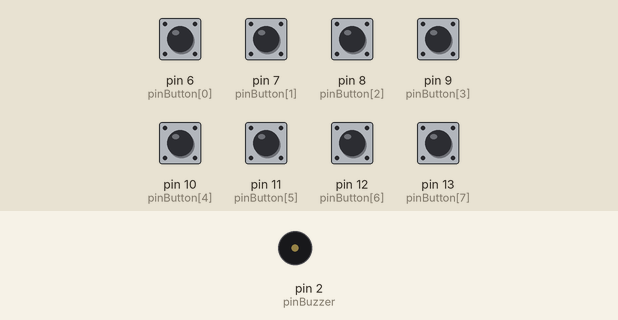
Bench run of a sketch on a simulated Arduino Uno, built with avr-gcc and run on an emulated ATmega328P. Parts: buzzer (waves = sounding). The inputs (shaded band) are chosen by the test bench; at power-on: pin 6 (pinButton[0]), pin 7 (pinButton[1]), pin 8 (pinButton[2]), pin 9 (pinButton[3]), pin 10 (pinButton[4]), pin 11 (pinButton[5]), pin 12 (pinButton[6]), pin 13 (pinButton[7]) LOW.

Above: at 1.2 s.
1.3 s: pin 6 (pinButton[0]) pulled HIGH for 0.15 s
At 1.37 s:
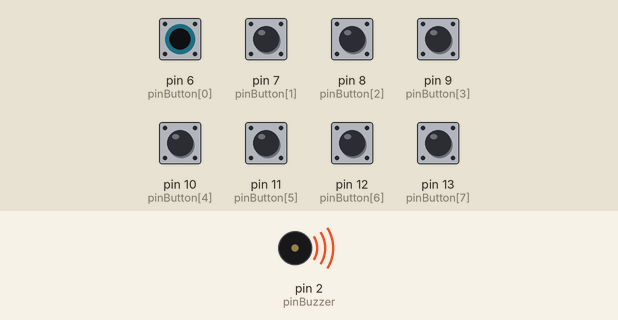
Timing chart, 0 to 4.3 s (numbered marks = the images above; inputs shaded):
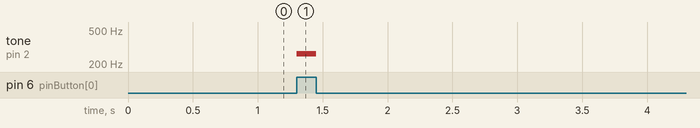

The sketch:

buzzer.ino
```cpp
const int pinButton[8] = {6,7,8,9,10,11,12,13};

const int pinBuzzer = 2;

void setup() {
  pinMode(pinBuzzer, OUTPUT);
//  digitalWrite(pinBuzzer, 0);
  for(int i=0;i<8;i++){
    pinMode(pinButton[i], INPUT);
  }
}

void loop() {
  if (digitalRead(pinButton[0]) == HIGH) {
      tone(pinBuzzer, 262);
    } else if (digitalRead(pinButton[1]) == HIGH) {
      tone(pinBuzzer, 294);
    } else if (digitalRead(pinButton[2]) == HIGH) {
      tone(pinBuzzer, 330);
    } else if (digitalRead(pinButton[3]) == HIGH) {
      tone(pinBuzzer, 349);
    } else if (digitalRead(pinButton[4]) == HIGH) {
      tone(pinBuzzer, 392);
    } else if (digitalRead(pinButton[5]) == HIGH) {
      tone(pinBuzzer, 440);
    } else if (digitalRead(pinButton[6]) == HIGH) {
      tone(pinBuzzer, 494);
    } else if (digitalRead(pinButton[7]) == HIGH) {
      tone(pinBuzzer, 523);
    } else
      noTone(pinBuzzer);
}
```

Measured:
- after the input at 1.3 s, tone on pin 2 (pinBuzzer): silent → 262 Hz at once, → silent 0.15 s later
